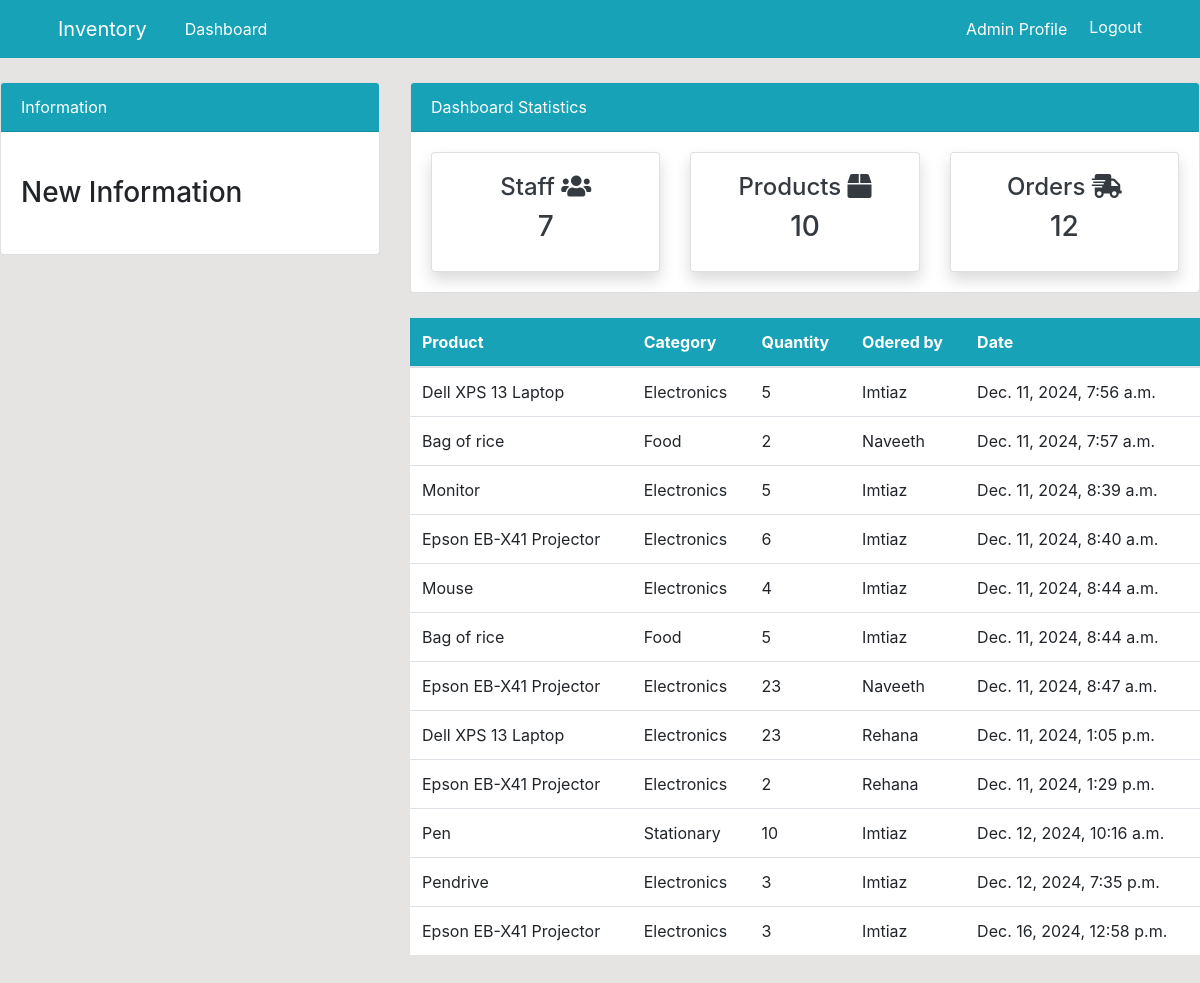
/order/ (signed in), run on the app's committed database.
### dashboard/models.py (models this page shows, shortened)
class Order(models.Model):
    product = models.ForeignKey(Product, on_delete=models.CASCADE, null=True)
    staff = models.ForeignKey(User, models.CASCADE, null=True)
    order_quantity = models.PositiveIntegerField(null=True)
    date = models.DateTimeField(auto_now_add=True)
    class  Meta:
        verbose_name_plural = 'Order'

class Product(models.Model):
    name = models.CharField(max_length=100, null=True)
    quantity = models.PositiveIntegerField(null=True)
    category = models.CharField(max_length=50, choices=CATEGORY, null=True)
    class Meta:
        verbose_name_plural = 'Product'
    def __str__(self):
        return f'{self.name}'

### dashboard/views.py (the view)
# urls.py: path('order/', views.order, name = 'dashboard-order'),
@login_required
def order(request):
    orders = Order.objects.all()
    orders_count = orders.count()
    workers_count = User.objects.all().count()
    product_count = Product.objects.all().count()
    context = {
        'orders' : orders,
        'workers_count': workers_count,
        'orders_count' : orders_count,
        'product_count': product_count
    }
    return render(request, 'dashboard/order.html', context)

### templates/dashboard/order.html (shortened to what this page needs)
{% extends 'partials/base.html' %}
{% block content %}
{% include 'partials/topnav.html' %}
<div class="row my-4">
    <div class="col-md-4"></div>
    <div class="col-md-8">
        <table class="table bg-white">
            <thead class="bg-info text-white">
                <tr>
                    <th scope="col">Product</th>
                    <th scope="col">Category</th>
                    <th scope="col">Quantity</th>
                    <th scope="col">Odered by</th>
                    <th scope="col">Date</th>
                </tr>
            </thead>
            <tbody>
                {% for orders in orders %}
                <tr>
                    <td>{{ orders.product }}</td>
                    <td>{{ orders.product.category }}</td>
                    <td>{{ orders.order_quantity }}</td>
                    <td>{{ orders.staff.username }}</td>
                    <td>{{ orders.date }}</td>
                </tr>
                {% endfor %}
            </tbody>
        </table>
    </div>
</div>
{% endblock %}

### templates/partials/nav.html (shortened to what this page needs)
<nav class="navbar navbar-expand-lg navbar-info bg-info">
    <div class="container">
        {% if user.is_authenticated %}
        <a class="navbar-brand btn btn-info text-white" href="{% url 'dashboard-index' %}">Inventory</a>
        <div class="collapse navbar-collapse" id="navbarSupportedContent">
            <ul class="navbar-nav mr-auto">
                <li class="nav-item">
                    <a class="nav-link btn btn-info text-white" href="{% url 'dashboard-index' %}">Dashboard</a>
                </li>
            </ul>
            <ul class="navbar-nav ml-auto">
                <li class="nav-item">
                    <a class="nav-link btn btn-info text-white" href="{% url 'user-profile' %}">{{ user.username }} Profile</a>
                </li>
                <li class="nav-item">
                    <form method="post" action="{% url 'user-logout' %}" style="display: inline;">
                        <button type="submit" class="btn btn-info text-white">Logout</button>
                    </form>
                </li>
            </ul>
        </div>
        {% endif %}
    </div>
</nav>

### static/style.css (style rules this page uses)
body { background: rgb(230, 227, 227); }

### data on the page
Order: product "Dell XPS 13 Laptop", product.category "Electronics", order_quantity "5", staff.username "Imtiaz", date "Dec. 11, 2024, 7:56 a.m."
Order: product "Bag of rice", product.category "Food", order_quantity "2", staff.username "Naveeth", date "Dec. 11, 2024, 7:57 a.m."
Order: product "Monitor", product.category "Electronics", order_quantity "5", staff.username "Imtiaz", date "Dec. 11, 2024, 8:39 a.m."
Order: product "Epson EB-X41 Projector", product.category "Electronics", order_quantity "6", staff.username "Imtiaz", date "Dec. 11, 2024, 8:40 a.m."
Order: product "Mouse", product.category "Electronics", order_quantity "4", staff.username "Imtiaz", date "Dec. 11, 2024, 8:44 a.m."
Order: product "Bag of rice", product.category "Food", order_quantity "5", staff.username "Imtiaz", date "Dec. 11, 2024, 8:44 a.m."
Order: product "Epson EB-X41 Projector", product.category "Electronics", order_quantity "23", staff.username "Naveeth", date "Dec. 11, 2024, 8:47 a.m."
Order: product "Dell XPS 13 Laptop", product.category "Electronics", order_quantity "23", staff.username "Rehana", date "Dec. 11, 2024, 1:05 p.m."
Order: product "Epson EB-X41 Projector", product.category "Electronics", order_quantity "2", staff.username "Rehana", date "Dec. 11, 2024, 1:29 p.m."
Order: product "Pen", product.category "Stationary", order_quantity "10", staff.username "Imtiaz", date "Dec. 12, 2024, 10:16 a.m."
Order: product "Pendrive", product.category "Electronics", order_quantity "3", staff.username "Imtiaz", date "Dec. 12, 2024, 7:35 p.m."
Order: product "Epson EB-X41 Projector", product.category "Electronics", order_quantity "3", staff.username "Imtiaz", date "Dec. 16, 2024, 12:58 p.m."

### other printed values
{{ user.username }} "Admin"
{{ workers_count }} "7"
{{ product_count }} "10"
{{ orders_count }} "12"
